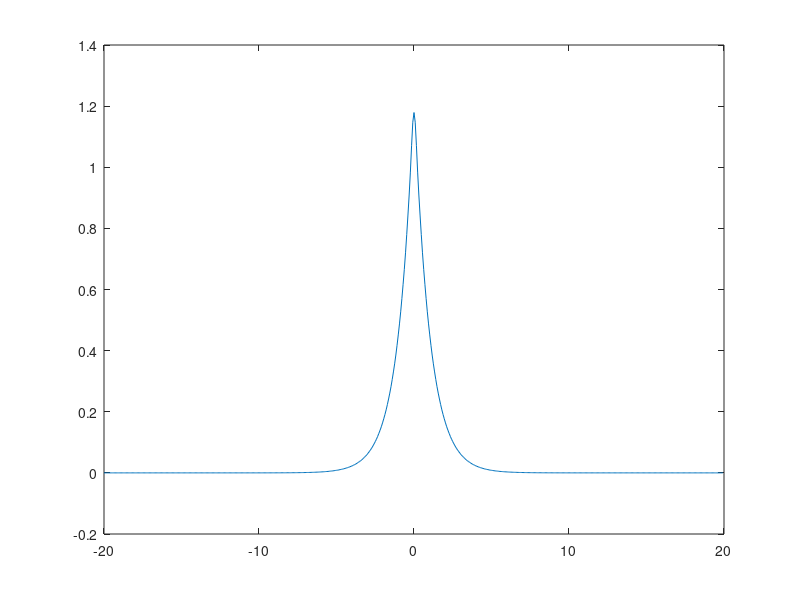

Write MATLAB code to recreate this figure.
%%% Solitary wave to the Camassa-Holm equation using the Petviashvili
%%% method
%%% ----------------------------------------------------------
%%% Author: Dimitrios Mitsotakis
%%% Modified by Hendrik Ranocha

function a = ch_traveling_wave(c, ah, l, N)

% Input  : - c,  speed (must be > 1)
%          - ah, ambient height
%          - l,  half-length of the domain
%          - N,  number of Fourier modes used in the computation
% Output : ch_traveling_wave_init.txt file with the solution (x, u(x))
% Example: ch_traveling_wave(1.2)
    
    if nargin < 4
        N = 512;  % number of Fourier modes
    end
    if nargin < 3
        l = 20.0; % half-length of the domain
    end
    if nargin < 2
        ah = 0.0;
    end
    if nargin < 1
        c = 1.2;  % speed
    end
    
    ceff = c - ah; % the CH equation with ah != 0 can be transformed
                   % to the one with ah == 0 by
                   % unew = u + ah, xnew = x + ah*t, tnew = t

    dx = 2*l/N;             % distance between two points in the real space
    x = (-N/2:N/2-1)'*dx;   % real space discretization

    % vector of wavenumbers
    k = [0:N/2-1 0 1-N/2:-1]'*pi/l;

    j = (N/4+2:N/4*3);      % antialising treatment
    k(j) = 0;               % the frequencies we sacrify
    
    L = ceff*(1 + k.^2) - 2*ah; % linear operator
    Linv = 1./L;                % inverse linear operator

    %%% Initial guess specification:
    %amp = c^2/g - d; kk = sqrt(3*amp/(d+amp))/d;
    %x0=0;

    u0 = exp(-x.^2);
    

    tol = 1e-15;        % iterations stopping criterium
    gam = 1.5;          % a parameter in the Petviashvili method
    
    err = inf;
    iter = 0;
    while (err > tol)
        iter = iter + 1;
        u0_hat = fft(u0);
%       Nl_hat = 0.5*(3*fft(ifft(u0_hat).^2)+fft(ifft(1i*k.*u0_hat).^2)+k.^2.*fft(ifft(u0_hat).^2));
        Nl_hat = 1.5 * fft(u0.^2) + ...
                 0.5 * fft(ifft(1i * k .* u0_hat).^2) + ...
                 0.5 * k.^2 .* fft(u0.^2);
        Nl_hat(j) = 0;
        Lu0_hat = L .* u0_hat;
        nom = sum(conj(u0_hat) .* Nl_hat);
        denom = sum(conj(u0_hat) .* Lu0_hat);
        S = (denom/nom)^gam;
        u1_hat = S * Linv .* Nl_hat;
        u1 = real(ifft(u1_hat));
        err = norm(u1-u0, inf);
        fprintf('iteration %5d; error = %.2e\n', iter, err);
        u0 = u1;
    end
    plot(x,u0)
    
    
    io = fopen('ch_traveling_wave_init.txt','w');
    fprintf(io, '# x u0 \n');
    fprintf(io, '# Generated using the following parameters \n');
    fprintf(io, '# c  = %20.15e \n', c);
    fprintf(io, '# ah = %20.15e \n', ah);
    fprintf(io, '# l  = %20.15e \n', l);
    fprintf(io, '# N  = %d \n', N);
    for i=1:N
        fprintf(io,'%20.15f %20.15e\n', x(i), ah + u0(i));
    end
    fprintf(io,'%20.15f %20.15e\n', -x(1), ah + u0(1));
    
    fprintf('min(u0) = %.2e\n', min(u0));
    fprintf('max(u0) = %.2e\n', max(u0));
    fprintf('u0( 1 ) = %.2e\n', u0(1));
    fprintf('u0(end) = %.2e\n', u0(end));
    a = max(u0);
end
